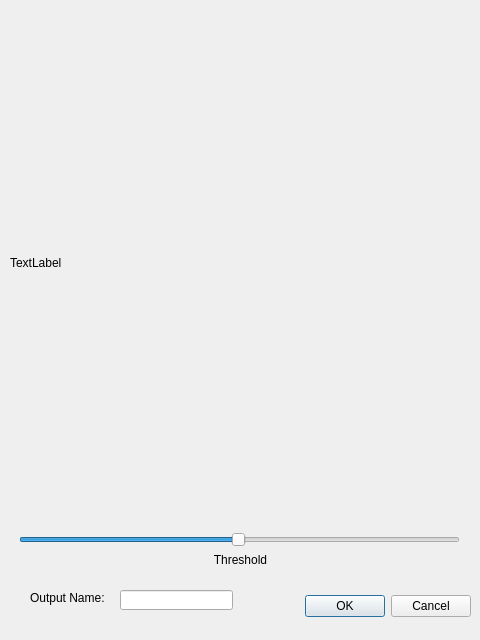
<?xml version="1.0" encoding="UTF-8"?>
<ui version="4.0">
 <class>Dialog</class>
 <widget class="QDialog" name="Dialog">
  <property name="geometry">
   <rect>
    <x>0</x>
    <y>0</y>
    <width>480</width>
    <height>640</height>
   </rect>
  </property>
  <property name="windowTitle">
   <string>Dialog</string>
  </property>
  <widget class="QSlider" name="ThresholdSlider">
   <property name="geometry">
    <rect>
     <x>19</x>
     <y>530</y>
     <width>441</width>
     <height>20</height>
    </rect>
   </property>
   <property name="minimum">
    <number>0</number>
   </property>
   <property name="maximum">
    <number>255</number>
   </property>
   <property name="value">
    <number>127</number>
   </property>
   <property name="orientation">
    <enum>Qt::Horizontal</enum>
   </property>
  </widget>
  <widget class="QDialogButtonBox" name="buttonBox">
   <property name="geometry">
    <rect>
     <x>10</x>
     <y>590</y>
     <width>461</width>
     <height>32</height>
    </rect>
   </property>
   <property name="orientation">
    <enum>Qt::Horizontal</enum>
   </property>
   <property name="standardButtons">
    <set>QDialogButtonBox::Cancel|QDialogButtonBox::Ok</set>
   </property>
  </widget>
  <widget class="QLineEdit" name="OutputName">
   <property name="geometry">
    <rect>
     <x>120</x>
     <y>590</y>
     <width>113</width>
     <height>20</height>
    </rect>
   </property>
  </widget>
  <widget class="QLabel" name="label">
   <property name="geometry">
    <rect>
     <x>30</x>
     <y>590</y>
     <width>81</width>
     <height>16</height>
    </rect>
   </property>
   <property name="text">
    <string>Output Name:</string>
   </property>
  </widget>
  <widget class="QLabel" name="ChangedLabel">
   <property name="geometry">
    <rect>
     <x>10</x>
     <y>2</y>
     <width>461</width>
     <height>521</height>
    </rect>
   </property>
   <property name="text">
    <string>TextLabel</string>
   </property>
  </widget>
  <widget class="QLabel" name="label_2">
   <property name="geometry">
    <rect>
     <x>190</x>
     <y>550</y>
     <width>101</width>
     <height>20</height>
    </rect>
   </property>
   <property name="text">
    <string>Threshold</string>
   </property>
   <property name="alignment">
    <set>Qt::AlignCenter</set>
   </property>
  </widget>
 </widget>
 <resources/>
 <connections/>
</ui>
